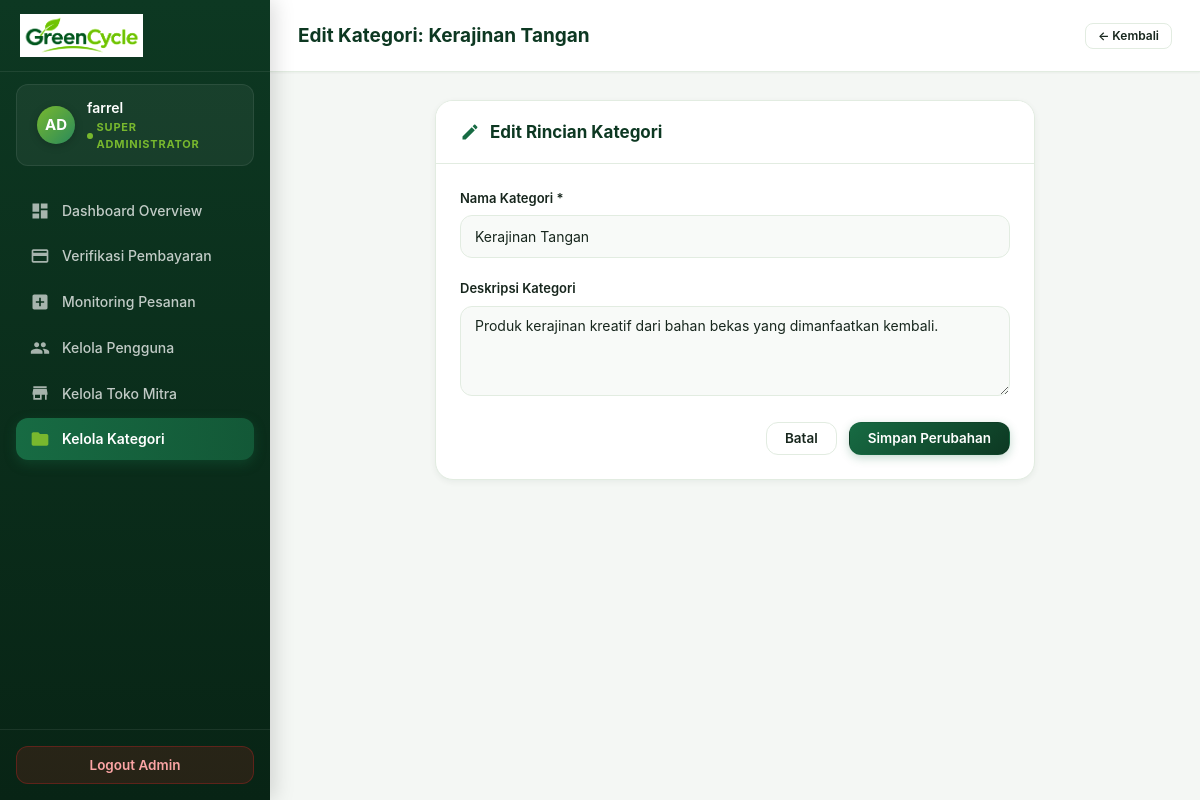
Page /admin/categories/edit.php?id=2 (signed in) on the committed database.
### tables this page shows
CREATE TABLE `categories` (
  `id` int(11) NOT NULL,
  `category_name` varchar(100) NOT NULL,
  `description` text DEFAULT NULL,
  `created_at` timestamp NOT NULL DEFAULT current_timestamp(),
  `updated_at` timestamp NOT NULL DEFAULT current_timestamp() ON UPDATE current_timestamp()
);

### includes/init.php (called while the page is built, shortened)
<?php
function e($value)
{
    return htmlspecialchars((string) $value, ENT_QUOTES, 'UTF-8');
}

### admin/categories/edit.php (the view, shortened to what this page needs)
<?php
require_once __DIR__ . '/../../includes/auth_check.php';
$adminName = $_SESSION['name'] ?? 'Admin';
$category_id = filter_input(INPUT_GET, 'id', FILTER_VALIDATE_INT);
$stmt = $conn->prepare("SELECT id, category_name, description FROM categories WHERE id = ? LIMIT 1");
$stmt->bind_param("i", $category_id);
$stmt->execute();
$category = $stmt->get_result()->fetch_assoc();
?>
<!DOCTYPE html>
<html lang="id">
<head>
    <link rel="stylesheet" href="/GreenCycle/assets/css/dashboard.css">
</head>
<body>
<div class="gc-app">
    <aside class="gc-sidebar" id="gcSidebar">
        <div class="gc-sidebar-header">
            <a href="/GreenCycle/admin/dashboard.php" class="gc-sidebar-logo">
                <img
                    src="/GreenCycle/assets/images/greencycle-logo.png"
                    alt="GreenCycle Logo"
                    onerror="this.style.display='none'; this.nextElementSibling.style.display='inline';"
                >
            </a>
        </div>
        <div class="gc-sidebar-role-badge">
            <div class="gc-role-avatar">AD</div>
            <div class="gc-role-info">
                <div class="gc-role-name"><?= e($adminName) ?></div>
                <div class="gc-role-tag">Super Administrator</div>
            </div>
        </div>
        <nav class="gc-sidebar-nav">
            <a href="/GreenCycle/admin/dashboard.php" class="gc-nav-item">
                <svg viewBox="0 0 24 24"><path d="M3 13h8V3H3v10zm0 8h8v-6H3v6zm10 0h8V11h-8v10zm0-18v6h8V3h-8z"/></svg>
                Dashboard Overview
            </a>
            <a href="/GreenCycle/admin/transactions/index.php" class="gc-nav-item">
                <svg viewBox="0 0 24 24"><path d="M20 4H4c-1.11 0-1.99.89-1.99 2L2 18c0 1.11.89 2 2 2h16c1.11 0 2-.89 2-2V6c0-1.11-.89-2-2-2zm0 14H4v-6h16v6zm0-10H4V6h16v2z"/></svg>
                Verifikasi Pembayaran
            </a>
            <a href="/GreenCycle/admin/orders/index.php" class="gc-nav-item">
                <svg viewBox="0 0 24 24"><path d="M19 3H5c-1.1 0-2 .9-2 2v14c0 1.1.9 2 2 2h14c1.1 0 2-.9 2-2V5c0-1.1-.9-2-2-2zm-2 10h-4v4h-2v-4H7v-2h4V7h2v4h4v2z"/></svg>
                Monitoring Pesanan
            </a>
            <a href="/GreenCycle/admin/users/index.php" class="gc-nav-item">
                Kelola Pengguna
            </a>
            <a href="/GreenCycle/admin/stores/index.php" class="gc-nav-item">
                <svg viewBox="0 0 24 24"><path d="M20 4H4v2h16V4zm1 10v-2l-1-5H4l-1 5v2h1v6h10v-6h4v6h2v-6h1zm-9 4H6v-4h6v4z"/></svg>
                Kelola Toko Mitra
            </a>
            <a href="/GreenCycle/admin/categories/index.php" class="gc-nav-item active">
                <svg viewBox="0 0 24 24"><path d="M10 4H4c-1.1 0-1.99.9-1.99 2L2 18c0 1.1.9 2 2 2h16c1.1 0 2-.9 2-2V8c0-1.1-.9-2-2-2h-8l-2-2z"/></svg>
                Kelola Kategori
            </a>
        </nav>
        <div class="gc-sidebar-footer">
            <form action="/GreenCycle/auth/logout.php" method="POST">
                <button type="submit" class="gc-btn-logout-sidebar">Logout Admin</button>
            </form>
        </div>
    </aside>
    <main class="gc-main">
        <header class="gc-topbar">
            <div class="gc-topbar-left">
                <div class="gc-topbar-title">
                    <span>Edit Kategori: <?= e($category['category_name']) ?></span>
                </div>
            </div>
            <div class="gc-topbar-right">
                <a href="index.php" class="gc-btn gc-btn-secondary gc-btn-sm">&larr; Kembali</a>
            </div>
        </header>
        <div class="gc-content">
            <div class="gc-panel" style="max-width: 600px; margin: 0 auto;">
                <div class="gc-panel-header">
                    <div class="gc-panel-title">
                        <svg viewBox="0 0 24 24" fill="currentColor"><path d="M3 17.25V21h3.75L17.81 9.94l-3.75-3.75L3 17.25zM20.71 7.04c.39-.39.39-1.02 0-1.41l-2.34-2.34c-.39-.39-1.02-.39-1.41 0l-1.83 1.83 3.75 3.75 1.83-1.83z"/></svg>
                        Edit Rincian Kategori
                    </div>
                </div>
                <div class="gc-panel-body">
                    <form method="POST" action="">
                        <div class="gc-form-group">
                            <label class="gc-form-label" for="catName">Nama Kategori *</label>
                            <input type="text" id="catName" name="category_name" class="gc-input" style="padding-left: 14px;" required value="<?= e($_POST['category_name'] ?? $category['category_name']) ?>">
                        </div>
                        <div class="gc-form-group">
                            <label class="gc-form-label" for="catDesc">Deskripsi Kategori</label>
                            <textarea id="catDesc" name="description" class="gc-input" style="padding: 10px 14px; height: 90px; resize: vertical;"><?= e($_POST['description'] ?? $category['description']) ?></textarea>
                        </div>
                        <div style="display: flex; justify-content: flex-end; gap: 12px; margin-top: 20px;">
                            <a href="index.php" class="gc-btn gc-btn-secondary">Batal</a>
                            <button type="submit" class="gc-btn gc-btn-primary">Simpan Perubahan</button>
                        </div>
                    </form>
                </div>
            </div>
        </div>
    </main>
</div>
</body>
</html>

### rows in the picture
categories: category_name "Kerajinan Tangan", description "Produk kerajinan kreatif dari bahan bekas yang dimanfaatkan kembali."

### other values in the picture
$adminName "farrel"
